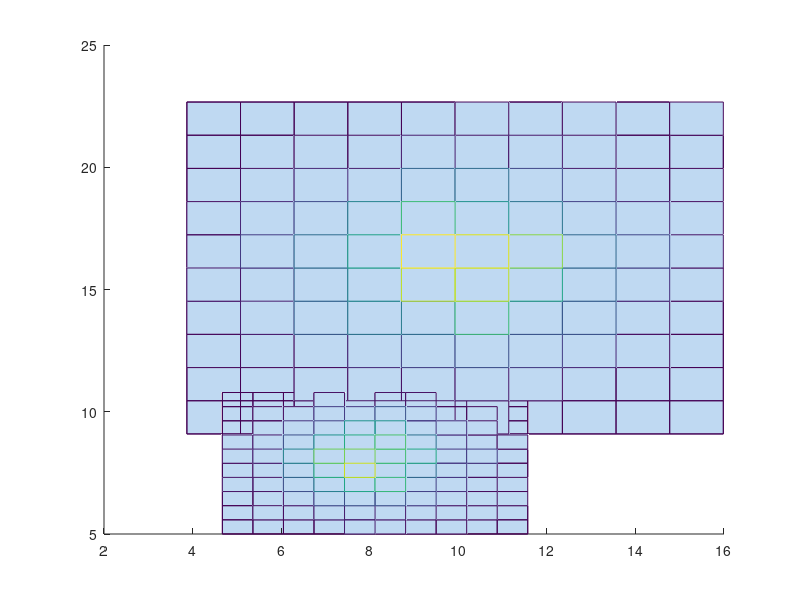

Recreate this plot in MATLAB. (Note: this script raises an error after producing the figure.)
close all;
%% Init
muSaumon = [8 8];
sigmaSaumon = [1 0 ; 0 1];
muBar = [10 16];
sigmaBar = [4 0; 0 4];
% sizeVT = 1000;
sizeVTSaumon = 1000;
sizeVTBar = 1000;
VTSaumon = mvnrnd(muSaumon, sigmaSaumon, sizeVTSaumon);
VTBar = mvnrnd(muBar, sigmaBar, sizeVTBar);

hold on;
hist3(VTSaumon);
hist3(VTBar);
hold off;

mcost = [0 1 ; 5 0];

nbIter = 100;
sizeTrain = 100;
nbBarErreur = zeros(nbIter,1);
nbSaumonErreur = zeros(nbIter,1);
erreurmoyenne = zeros(nbIter,1);

ACPnbBarErreur = zeros(nbIter,1);
ACPnbSaumonErreur = zeros(nbIter,1);
ACPerreurmoyenne = zeros(nbIter,1);

ACInbBarErreur = zeros(nbIter,1);
ACInbSaumonErreur = zeros(nbIter,1);
ACIerreurmoyenne = zeros(nbIter,1);
%% 
for i=1:nbIter
    
    SaumonIndice = randperm(sizeVTSaumon, sizeVTSaumon);
    TrainSaumonIndice = SaumonIndice(1:sizeTrain);
    TrainSaumon = VTSaumon(TrainSaumonIndice,:);
    muSaumonTrain = mean(TrainSaumon);
    sigmaSaumonTrain = cov(TrainSaumon);
    
    BarIndice = randperm(sizeVTBar,sizeVTBar);
    TrainBarIndice = BarIndice(1:sizeTrain);
    TrainBar = VTBar(TrainBarIndice,:);
    muBarTrain = mean(TrainBar);
    sigmaBarTrain = cov(TrainBar);
    
    TestBarIndice =  BarIndice(sizeTrain+1:sizeVTBar);
    TestSaumonIndice =  SaumonIndice(sizeTrain+1:sizeVTSaumon);
    
    TestBar =  [VTBar(TestBarIndice,:); VTBar(TestBarIndice,:)];
    TestSaumon = [VTSaumon(TestSaumonIndice,:); VTSaumon(TestSaumonIndice,:)];
    %% MAP
    ResBar = MyClassifBayesien(TestBar,muBarTrain,sigmaBarTrain,muSaumonTrain,sigmaSaumonTrain,mcost, sizeVTBar, sizeVTSaumon);
    ResSaumon = MyClassifBayesien(TestSaumon,muBarTrain,sigmaBarTrain,muSaumonTrain,sigmaSaumonTrain,mcost,sizeVTBar, sizeVTSaumon);
    nbBarErreur(i) = ((size(ResBar,1)-sum(ResBar)) / sizeVTBar) * 100;
    nbSaumonErreur(i) = (sum(ResSaumon) / sizeVTSaumon) * 100;
    
    erreurmoyenne(i) = ((nbBarErreur(i) * length(TestBar)) + (nbSaumonErreur(i) * length(TestSaumon)))./ (length(TestSaumon) + length(TestBar));
    
    %% ACP + MAP
%     echantillons = [TrainBar; TrainSaumon];
%     [myacp, C, moy]= CalculACP(echantillons);
%     ACPTrainW = transpose(myacp(:,1));
%     ACPBarTrainCentre = TrainBar - moy;
%     ACPSaumonTrainCentre = TrainSaumon - moy;
%     
%     ACPBarTrainProj = transpose(ACPTrainW * ACPBarTrainCentre');
%     ACPSaumonTrainProj = transpose(ACPTrainW * ACPSaumonTrainCentre');
% 
%     ACPmuBarTrain = mean(ACPBarTrainProj);
%     ACPsigmaBarTrain = cov(ACPBarTrainProj);
%     
%     ACPmuSaumonTrain = mean(ACPSaumonTrainProj);
%     ACPsigmaSaumonTrain = cov(ACPSaumonTrainProj);
%     
%     echantillons = [TestBar; TestSaumon];
%     [myacp, C, moy] = CalculACP(echantillons);
%     
%     ACPTestW = transpose(myacp(:,1));
%     ACPBarTestCentre = TestBar - moy;
%     ACPSaumonTestCentre = TestSaumon - moy;
%     
%     ACPBarTestProj = transpose(ACPTestW * ACPBarTestCentre');
%     ACPSaumonTestProj = transpose(ACPTestW * ACPSaumonTestCentre');
%     
%     sizeBarProj = length(ACPBarTestProj);
%     sizeSaumonProj = length(ACPSaumonTestProj);
%     
%     ACPResBar = MyClassifBayesien(ACPBarTestProj,ACPmuBarTrain,ACPsigmaBarTrain,ACPmuSaumonTrain,ACPsigmaSaumonTrain,mcost, sizeBarProj, sizeSaumonProj);
%     ACPResSaumon = MyClassifBayesien(ACPSaumonTestProj,ACPmuBarTrain,ACPsigmaBarTrain,ACPmuSaumonTrain,ACPsigmaSaumonTrain,mcost,sizeBarProj, sizeSaumonProj);
%     ACPnbBarErreur(i) = ((size(ACPResBar,1)-sum(ACPResBar)) / sizeBarProj) * 100;
%     ACPnbSaumonErreur(i) = (sum(ACPResSaumon) / sizeSaumonProj) * 100;
%     
%     ACPerreurmoyenne(i) = ((ACPnbBarErreur(i) * length(ACPBarTestProj)) + (ACPnbSaumonErreur(i) * length(ACPSaumonTestProj)))./ (length(ACPSaumonTestProj) + length(ACPBarTestProj));
%     
%     %% ACI + MAP
%   myaci = CalculACI(TrainBar, TrainSaumon);
%   ACITrainW = transpose(myaci(:,1));
%   ACITrainBarProj = transpose(ACITrainW * TrainBar');
%   ACITrainSaumonProj = transpose(ACITrainW * TrainSaumon');
%   
%   ACImuBarTrain = mean(ACITrainBarProj);
%   ACIsigmaBarTrain = cov(ACITrainBarProj);
%   
%   ACImuSaumonTrain = mean(ACITrainSaumonProj);
%   ACIsigmaSaumonTrain = cov(ACITrainSaumonProj);
%   
%   myaci = CalculACI(TestBar, TestSaumon);
%   
%   ACITestW = transpose(myaci(:,1));
%   ACIBarTestProj = transpose(ACITestW * TestBar');
%   ACISaumonTestProj = transpose(ACITestW * TestSaumon');
%   
%   sizeBarProj = length(ACIBarTestProj);
%   sizeSaumonProj = length(ACISaumonTestProj);
%   
%   ACIResBar = MyClassifBayesien(ACIBarTestProj,ACImuBarTrain,ACIsigmaBarTrain,ACImuSaumonTrain,ACIsigmaSaumonTrain,mcost, sizeBarProj, sizeSaumonProj);
%   ACIResSaumon = MyClassifBayesien(ACISaumonTestProj,ACImuBarTrain,ACIsigmaBarTrain,ACImuSaumonTrain,ACIsigmaSaumonTrain,mcost,sizeBarProj, sizeSaumonProj);
%   ACInbBarErreur(i) = ((size(ACPResBar,1)-sum(ACPResBar)) / sizeBarProj) * 100;
%   ACInbSaumonErreur(i) = (sum(ACPResSaumon) / sizeSaumonProj) * 100;
%   
%   ACIerreurmoyenne(i) = ((ACInbBarErreur(i) * length(ACIBarTestProj)) + (ACInbSaumonErreur(i) * length(ACISaumonTestProj)))./ (length(ACISaumonTestProj) + length(ACIBarTestProj));
  
end;
%% Affichage des'erreurs
figure('Name','Error MAP');
plot(1:1:nbIter,nbBarErreur,'color','g');
hold on;
plot(1:1:nbIter,nbSaumonErreur,'color','b');
plot(1:1:nbIter,erreurmoyenne,'color','r');
hold off;

%%%%ACP
% figure('Name','Error ACP + MAP');
% hold on
% plot(1:1:nbIter,ACPnbBarErreur,'color','g');
% hold on;
% plot(1:1:nbIter,ACPnbSaumonErreur,'color','b');
% plot(1:1:nbIter,ACPerreurmoyenne,'color','r');
% hold off;
% 
% %%%%ACI
% figure('Name','Error ACI + MAP');
% hold on 
% plot(1:1:nbIter,ACInbBarErreur,'color','g');
% hold on;
% plot(1:1:nbIter,ACInbSaumonErreur,'color','b');
% plot(1:1:nbIter,ACIerreurmoyenne,'color','r');
% hold off;
%%
% %%%%%%%%%%%%%%%%%%%%%%%%%%%%%%%%%
% echantillons = [VTBar; VTSaumon];
% figure('Name','ACP');
% hold on
% 
% [myacp, C, moy]= CalculACP(echantillons);
% scatter(C(:,1), C(:,2));
% W = transpose(myacp(:,1));
% 
% CProj = transpose(W * C');
% Cbis = transpose(CProj * W);
% y = droite2DVd(C,W,[0 0]);
% plot(C,y);
% 
% yproj = droite2DVd(Cbis,W,[0 0]);
% scatter(Cbis(:,1),yproj(:,1));
% hold off

%%%%%%%%%%%%%%%%%%%%%%%%%%%%%%%%%
% moy = mean(echantillons);
% v = CalculACI(VTBar, VTSaumon);
% %vcentre = v + moy;
% % VTBarCentre = VTBar - moy;
% % VTSaumonCentre = VTSaumon - moy;
% figure('Name','ACI');
% hold on 
% %plot(v(:,1));
% axis image;
% plot(0:20, droite2DVd(0:20,v,moy), 'b');
% plot(0:20, droite2DVd(0:20,v(:,2),moy), 'k');
% scatter(VTBar(:,1),VTBar(:,2),'g');
% scatter(VTSaumon(:,1),VTSaumon(:,2),'r');
% hold off

%%%%%%%%%%%%%%%%%%%%%%%%%%%%%%%%%
